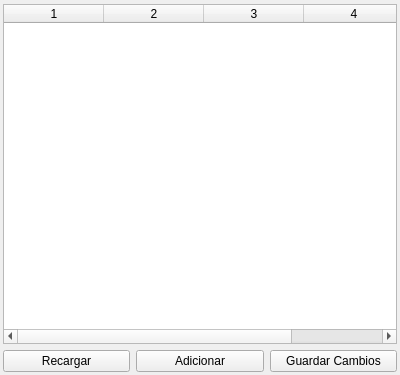
<?xml version="1.0" encoding="UTF-8"?>
<ui version="4.0">
 <class>HomesWindow</class>
 <widget class="QWidget" name="HomesWindow">
  <property name="geometry">
   <rect>
    <x>0</x>
    <y>0</y>
    <width>400</width>
    <height>375</height>
   </rect>
  </property>
  <property name="windowTitle">
   <string>Form</string>
  </property>
  <layout class="QVBoxLayout" name="verticalLayout">
   <property name="leftMargin">
    <number>3</number>
   </property>
   <property name="topMargin">
    <number>4</number>
   </property>
   <property name="rightMargin">
    <number>3</number>
   </property>
   <property name="bottomMargin">
    <number>3</number>
   </property>
   <item>
    <widget class="QTableWidget" name="table_homes">
     <property name="rowCount">
      <number>0</number>
     </property>
     <property name="columnCount">
      <number>4</number>
     </property>
     <attribute name="verticalHeaderVisible">
      <bool>false</bool>
     </attribute>
     <column/>
     <column/>
     <column/>
     <column/>
    </widget>
   </item>
   <item>
    <layout class="QHBoxLayout" name="horizontalLayout">
     <item>
      <widget class="QPushButton" name="button_reload">
       <property name="text">
        <string>Recargar</string>
       </property>
      </widget>
     </item>
     <item>
      <widget class="QPushButton" name="button_add">
       <property name="text">
        <string>Adicionar</string>
       </property>
      </widget>
     </item>
     <item>
      <widget class="QPushButton" name="button_save">
       <property name="text">
        <string>Guardar Cambios</string>
       </property>
      </widget>
     </item>
    </layout>
   </item>
  </layout>
 </widget>
 <resources/>
 <connections/>
</ui>
